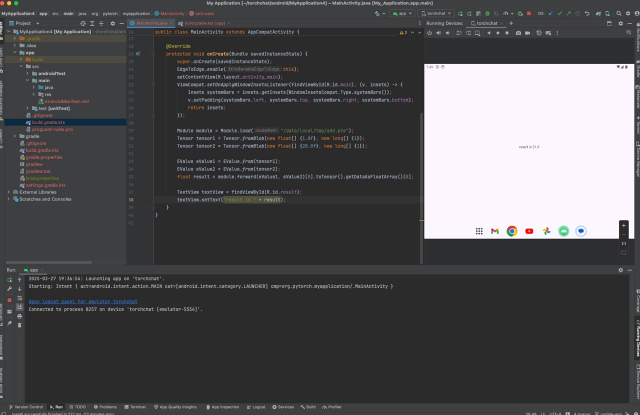
#> input picture 1.1/_images/android_studio.jpeg, 1280 x 830 px (shown at 1/2 size)
$ python rgb_to_array.py --image ../../../../1.1/_images/android_studio.jpeg --output out.png
#> lines starting #> are read from the running program, lines starting #| are printed output that depends on the picture
#> in convert_image_to_c_array, img is the input picture: PIL image 1280x830 RGB; mean R, G, B 80.2, 79.6, 81.3
# Copyright 2025 Arm Limited and/or its affiliates.
#
# This source code is licensed under the BSD-style license found in the
# LICENSE file in the root directory of this source tree.
#

import os
from argparse import ArgumentParser

import numpy as np
from PIL import Image


def resize_and_crop_center(img: Image.Image, target_size):
    """Resize keeping aspect ratio, then crop center to (width, height)"""
#> called with target_size = (224, 224)
    target_w, target_h = target_size
    # Compute scaling factor to preserve aspect ratio
    scale_ratio = max(target_h, target_w) / min(img.height, img.width)
#> scale_ratio = 0.27
    resized_w = int(img.width * scale_ratio)
#> resized_w = 345
    resized_h = int(img.height * scale_ratio)
#> resized_h = 224
    # Resize the image
    img = img.resize((resized_w, resized_h), resample=Image.Resampling.BILINEAR)
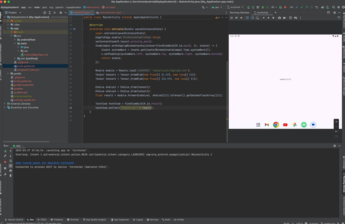
#> img: PIL image 345x224 RGB; mean R, G, B 80.2, 79.6, 81.3
    # Calculate crop box (center crop)
    left = (resized_w - target_w) / 2
#> left = 60.5
    top = (resized_h - target_h) / 2
#> top = 0
    right = (resized_w + target_w) / 2
#> right = 284.5
    bottom = (resized_h + target_h) / 2
#> bottom = 224
    # Keep the center of the image, crop everything outside of the image
    return img.crop((left, top, right, bottom))
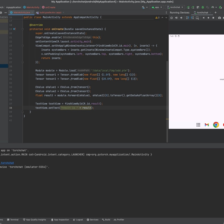
#> returned value: PIL image 224x224 RGB; mean R, G, B 71.2, 70.6, 72


def convert_image_to_c_array(
    image_path, output_path, image_size=(224, 224), array_name="image_data"
):
    # Load and preprocess image
    img = Image.open(image_path).convert("RGB")
    img = resize_and_crop_center(img, image_size)
    # NumPy arrays are stored in channels-last format. Convert to channels-first.
    img_channels_first = np.transpose(img, (2, 0, 1))
    data = np.array(img_channels_first, dtype=np.float32) / 255.0
    data = data.flatten()
    # Format as C array
    array_lines = []
    for i in range(0, len(data), 20):  # 20 values per line
        line = ", ".join(f"{val:6f}" for val in data[i : i + 20])
        array_lines.append("    " + line + ",")
#> this loop made 7527 passes
#> i on passes 2 to 4: 20, 40, 60
#> after the loop, array_lines = 7527 items
    c_array_str = f"""#include <stdint.h>
const float {array_name}[{len(data)}] = {{
{os.linesep.join(array_lines)}
}};
"""
    # Write to output file
    with open(output_path, "w") as f:
        f.write(c_array_str)
    print(f" Converted '{image_path}' → '{output_path}' ({len(data)} bytes)")
#|  Converted '../../../../1.1/_images/android_studio.jpeg' → 'out.png' (150528 bytes)


if __name__ == "__main__":
    parser = ArgumentParser()
    parser.add_argument(
        "--image", required=True, help="Path to an RGB image (e.g. a jpg file)"
    )
    parser.add_argument(
        "--output", required=True, help="Output path for the generated C array"
    )
    parser.add_argument(
        "--resolution",
        required=False,
        type=int,
        nargs=2,
        default=(224, 224),
        help="Resolution of the output image",
    )
    args = parser.parse_args()
    image_path = args.image
    output_path = args.output
    image_size = args.resolution
    convert_image_to_c_array(image_path, output_path, image_size)
